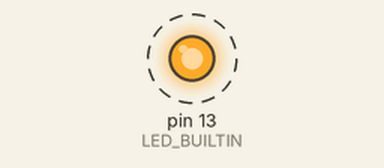
This sketch was run on a simulated Arduino Uno, built for the host (arithmetic inside an expression is 32-bit, double 64-bit). On the bench: output pins drawn as LEDs (lit = HIGH). Dashed ring = blinking. EEPROM starts erased.

Above: at 0.05 s.
Timing chart, 0 to 3.0 s (numbered marks = the images above):
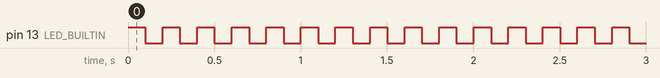

The sketch:

eeprom_write.ino
```cpp
/*
   EEPROM Write
   Stores values read from analog input 0 into the EEPROM.
   These values will stay in the EEPROM when the board is
   turned off and may be retrieved later by another sketch.
*/
#include <EEPROM.h>

void blink();

// the current address in the EEPROM (i.e. which byte
// we're going to write to next)
int addr = 0;
bool LEDon = true;
bool flag = true;

void setup() {
  EEPROM.begin(512);
  pinMode(LED_BUILTIN, OUTPUT);
  digitalWrite(LED_BUILTIN, 1);
}

void loop() {
  // need to divide by 4 because analog inputs range from
  // 0 to 1023 and each byte of the EEPROM can only hold a
  // value from 0 to 255.
  int val = addr+1;//analogRead(A0) / 4;

  // write the value to the appropriate byte of the EEPROM.
  // these values will remain there when the board is
  // turned off.
  EEPROM.write(addr, val);

  // advance to the next address.  there are 512 bytes in
  // the EEPROM, so go back to 0 when we hit 512.
  // save all changes to the flash.
  addr = addr + 1;
  if (addr == 100) {
    addr = 0;
    EEPROM.commit();
    digitalWrite(LED_BUILTIN, 0);
    flag = false;
  }

  delay(100);
  blink();

}

void blink(){

  if(flag){
    if (LEDon){
      digitalWrite(LED_BUILTIN, 0);
      LEDon = false;
    }
    else{
      digitalWrite(LED_BUILTIN, 1);
      LEDon = true;
    }
  }
}
```

Measured:
- by itself, pin 13 (LED_BUILTIN): alternates HIGH for 0.10 s and LOW for 0.10 s, 99 changes in all, then stays LOW
